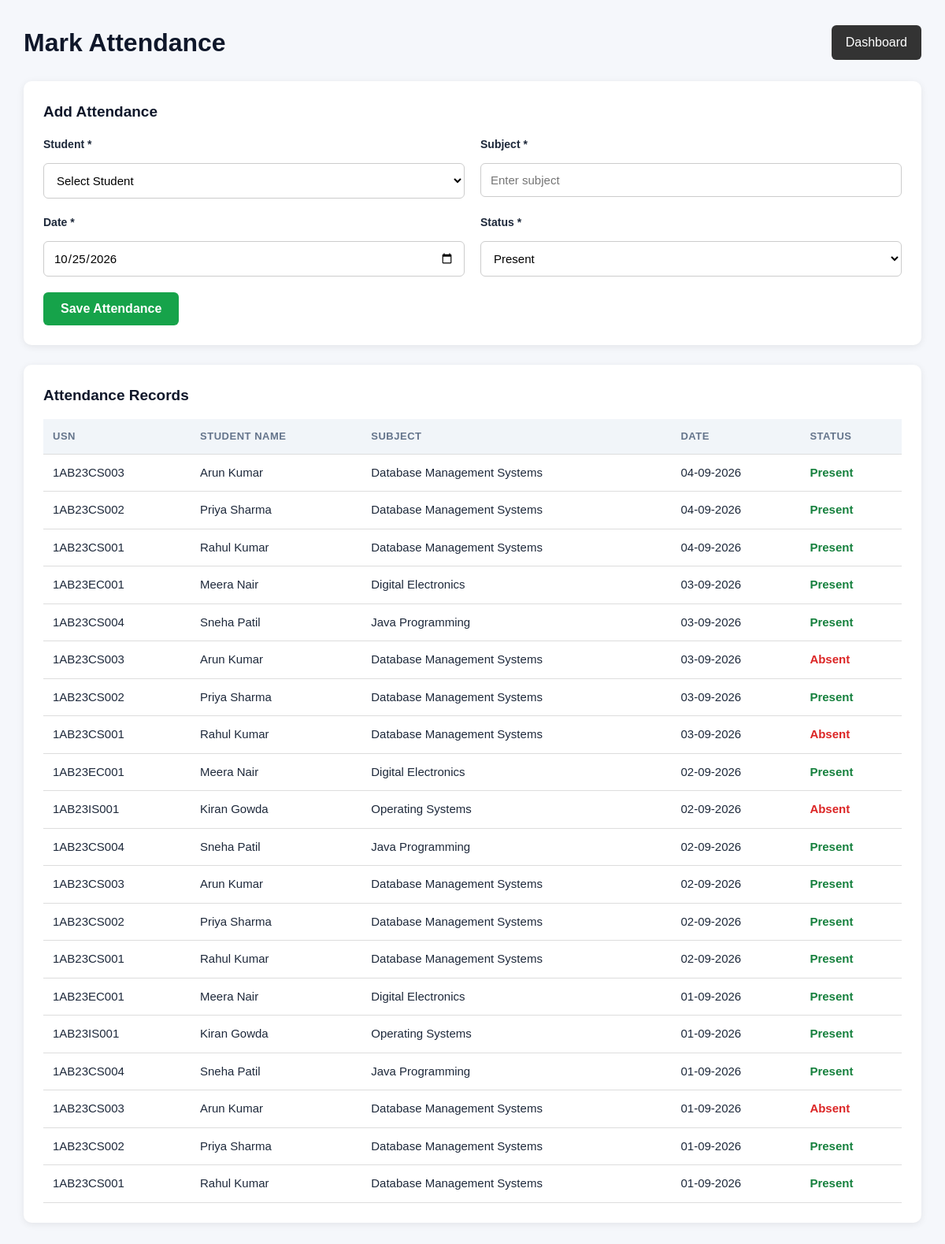
Page /attendance.php (signed in) on the committed database.
### tables this page shows
CREATE TABLE attendance (
    id INT AUTO_INCREMENT PRIMARY KEY,
    student_id INT NOT NULL,
    subject VARCHAR(100) NOT NULL,
    attendance_date DATE NOT NULL,
    status ENUM('Present', 'Absent') NOT NULL,
    created_at TIMESTAMP DEFAULT CURRENT_TIMESTAMP,
    CONSTRAINT fk_attendance_student FOREIGN KEY (student_id)
        REFERENCES students (id) ON DELETE CASCADE
);

CREATE TABLE students (
    id INT AUTO_INCREMENT PRIMARY KEY,
    usn VARCHAR(20) NOT NULL UNIQUE,
    full_name VARCHAR(100) NOT NULL,
    dob DATE NOT NULL,
    gender ENUM('Male', 'Female', 'Other') NOT NULL,
    email VARCHAR(120) NOT NULL,
    phone VARCHAR(15) NOT NULL,
    address TEXT NOT NULL,
    department_id INT NOT NULL,
    course_id INT NOT NULL,
    semester TINYINT NOT NULL,
    admission_year INT NOT NULL,
    photo VARCHAR(255) NULL,
    created_at TIMESTAMP DEFAULT CURRENT_TIMESTAMP,
    CONSTRAINT fk_students_department FOREIGN KEY (department_id)
        REFERENCES departments (id) ON DELETE RESTRICT,
    CONSTRAINT fk_students_course FOREIGN KEY (course_id)
        REFERENCES courses (id) ON DELETE RESTRICT
);

### attendance.php (the view, shortened to what this page needs)
<?php
require_once "config/db.php";
$today = date("Y-m-d");
$attendanceRecords = [];
$attendanceQuery = $conn->query(
    "SELECT
        attendance.id,
        attendance.subject,
        attendance.attendance_date,
        attendance.status,
        students.usn,
        students.full_name
     FROM attendance
     INNER JOIN students
        ON attendance.student_id = students.id
     ORDER BY attendance.attendance_date DESC, attendance.id DESC
     LIMIT 100"
);
if ($attendanceQuery) {
    while ($row = $attendanceQuery->fetch_assoc()) {
        $attendanceRecords[] = $row;
    }
}
?>
<!DOCTYPE html>
<html lang="en">
<head>
    <link rel="stylesheet" href="assets/css/style.css">
</head>
<body>
<div class="container">
    <div class="page-header">
        <h1>Mark Attendance</h1>
        <a href="dashboard.php" class="back-btn">
            Dashboard
        </a>
    </div>
    <div class="card">
        <h2>Add Attendance</h2>
        <form method="POST" action="attendance.php">
            <div class="form-grid">
                <div class="form-group">
                    <label for="student_id">
                        Student *
                    </label>
                    <select
                        id="student_id"
                        name="student_id"
                        required
                    >
                        <option value="">
                            Select Student
                        </option>
                    </select>
                </div>
                <div class="form-group">
                    <label for="subject">
                        Subject *
                    </label>
                    <input
                        type="text"
                        id="subject"
                        name="subject"
                        placeholder="Enter subject"
                        required
                        value="<?php
                            echo htmlspecialchars($subject ?? "");
                        ?>"
                    >
                </div>
                <div class="form-group">
                    <label for="attendance_date">
                        Date *
                    </label>
                    <input
                        type="date"
                        id="attendance_date"
                        name="attendance_date"
                        required
                        max="<?php echo $today; ?>"
                        value="<?php
                            echo htmlspecialchars(
                                $attendance_date ?? $today
                            );
                        ?>"
                    >
                </div>
                <div class="form-group">
                    <label for="status">
                        Status *
                    </label>
                    <select
                        id="status"
                        name="status"
                        required
                    >
                        <option
                            value="Present"
                            <?php
                            echo (
                                ($status ?? "Present") === "Present"
                                ? "selected"
                                : ""
                            );
                            ?>
                        >
                            Present
                        </option>
                    </select>
                </div>
                <div class="full-width">
                    <button
                        type="submit"
                        class="btn"
                    >
                        Save Attendance
                    </button>
                </div>
            </div>
        </form>
    </div>
    <div class="card">
        <h2>Attendance Records</h2>
        <div class="table-wrapper">
            <table>
                <thead>
                    <tr>
                        <th>USN</th>
                        <th>Student Name</th>
                        <th>Subject</th>
                        <th>Date</th>
                        <th>Status</th>
                    </tr>
                </thead>
                <tbody>
                <?php if (count($attendanceRecords) > 0): ?>
                    <?php foreach ($attendanceRecords as $record): ?>
                        <tr>
                            <td>
                                <?php
                                echo htmlspecialchars($record["usn"]);
                                ?>
                            </td>
                            <td>
                                <?php
                                echo htmlspecialchars($record["full_name"]);
                                ?>
                            </td>
                            <td>
                                <?php
                                echo htmlspecialchars($record["subject"]);
                                ?>
                            </td>
                            <td>
                                <?php
                                echo htmlspecialchars(
                                    date(
                                        "d-m-Y",
                                        strtotime($record["attendance_date"])
                                    )
                                );
                                ?>
                            </td>
                            <td>
                                <?php if ($record["status"] === "Present"): ?>
                                    <span class="present">
                                        Present
                                    </span>
                                <?php else: ?>
                                    <span class="absent">
                                        Absent
                                    </span>
                                <?php endif; ?>
                            </td>
                        </tr>
                    <?php endforeach; ?>
                <?php endif; ?>
                </tbody>
            </table>
        </div>
    </div>
</div>
</body>
</html>

### assets/css/style.css (style rules this page uses)
:root { --primary: #2563eb; --primary-dark: #1d4ed8; --success: #16a34a; --danger: #dc2626; --warning: #d97706; --dark: #0f172a; --sidebar: #0f172a; --text: #1e293b; --muted: #64748b; --border: #e2e8f0; --background: #f1f5f9; --card: #ffffff; --radius: 12px; --shadow: 0 4px 16px rgba(15, 23, 42, 0.08); }
* { box-sizing: border-box; margin: 0; padding: 0; }
body { font-family: "Segoe UI", Roboto, Arial, sans-serif; background: var(--background); color: var(--text); line-height: 1.5; min-height: 100vh; }
a { color: var(--primary); text-decoration: none; }
h1, h2, h3 { color: var(--dark); }
.page-header { display: flex; justify-content: space-between; align-items: center; flex-wrap: wrap; gap: 12px; margin-bottom: 20px; }
.card { background: var(--card); border-radius: var(--radius); box-shadow: var(--shadow); padding: 24px; margin-bottom: 24px; }
.card h2 { font-size: 19px; margin-bottom: 16px; }
.btn { display: inline-block; border: none; border-radius: 8px; padding: 10px 18px; font-size: 15px; font-weight: 600; cursor: pointer; color: #fff; background: var(--primary); transition: background 0.2s, transform 0.1s; text-align: center; }
.form-grid { display: grid; grid-template-columns: repeat(auto-fit, minmax(240px, 1fr)); gap: 18px; }
.form-group { display: flex; flex-direction: column; gap: 6px; }
.form-group label { font-weight: 600; font-size: 14px; }
.form-group input, .form-group select, .form-group textarea { padding: 11px 13px; border: 1px solid #cbd5e1; border-radius: 8px; font-size: 15px; font-family: inherit; background: #fff; width: 100%; }
.table-wrapper { overflow-x: auto; }
table { width: 100%; border-collapse: collapse; font-size: 15px; }
th, td { padding: 12px 14px; text-align: left; border-bottom: 1px solid var(--border); vertical-align: middle; }
th { background: #f8fafc; color: var(--muted); font-size: 13px; text-transform: uppercase; letter-spacing: 0.04em; }

### attendance.php (style rules this page uses)
body { margin: 0; font-family: Arial, sans-serif; background: #f5f7fb; }
.container { width: 95%; max-width: 1200px; margin: 30px auto; }
.page-header { display: flex; justify-content: space-between; align-items: center; margin-bottom: 25px; }
.page-header h1 { margin: 0; }
.back-btn { text-decoration: none; background: #333; color: white; padding: 10px 18px; border-radius: 6px; }
.card { background: white; padding: 25px; border-radius: 10px; box-shadow: 0 2px 10px rgba(0,0,0,0.08); margin-bottom: 25px; }
.card h2 { margin-top: 0; }
.form-grid { display: grid; grid-template-columns: repeat(2, 1fr); gap: 20px; }
.form-group { display: flex; flex-direction: column; }
.form-group label { margin-bottom: 7px; font-weight: bold; }
.form-group input, .form-group select { padding: 12px; border: 1px solid #ccc; border-radius: 6px; font-size: 15px; }
.full-width { grid-column: 1 / -1; }
.btn { border: none; background: #16a34a; color: white; padding: 12px 22px; border-radius: 6px; font-size: 16px; cursor: pointer; }
.table-wrapper { overflow-x: auto; }
table { width: 100%; border-collapse: collapse; }
th, td { padding: 12px; border-bottom: 1px solid #ddd; text-align: left; }
th { background: #f1f5f9; }
.present { color: #15803d; font-weight: bold; }
.absent { color: #dc2626; font-weight: bold; }

### rows in the picture
attendance: student.usn "1AB23CS003", student.full_name "Arun Kumar", subject "Database Management Systems", attendance_date "04-09-2026", status "Present"
attendance: student.usn "1AB23CS002", student.full_name "Priya Sharma", subject "Database Management Systems", attendance_date "04-09-2026", status "Present"
attendance: student.usn "1AB23CS001", student.full_name "Rahul Kumar", subject "Database Management Systems", attendance_date "04-09-2026", status "Present"
attendance: student.usn "1AB23EC001", student.full_name "Meera Nair", subject "Digital Electronics", attendance_date "03-09-2026", status "Present"
attendance: student.usn "1AB23CS004", student.full_name "Sneha Patil", subject "Java Programming", attendance_date "03-09-2026", status "Present"
attendance: student.usn "1AB23CS003", student.full_name "Arun Kumar", subject "Database Management Systems", attendance_date "03-09-2026", status "Absent"
attendance: student.usn "1AB23CS002", student.full_name "Priya Sharma", subject "Database Management Systems", attendance_date "03-09-2026", status "Present"
attendance: student.usn "1AB23CS001", student.full_name "Rahul Kumar", subject "Database Management Systems", attendance_date "03-09-2026", status "Absent"
attendance: student.usn "1AB23EC001", student.full_name "Meera Nair", subject "Digital Electronics", attendance_date "02-09-2026", status "Present"
attendance: student.usn "1AB23IS001", student.full_name "Kiran Gowda", subject "Operating Systems", attendance_date "02-09-2026", status "Absent"
attendance: student.usn "1AB23CS004", student.full_name "Sneha Patil", subject "Java Programming", attendance_date "02-09-2026", status "Present"
attendance: student.usn "1AB23CS003", student.full_name "Arun Kumar", subject "Database Management Systems", attendance_date "02-09-2026", status "Present"
attendance: student.usn "1AB23CS002", student.full_name "Priya Sharma", subject "Database Management Systems", attendance_date "02-09-2026", status "Present"
attendance: student.usn "1AB23CS001", student.full_name "Rahul Kumar", subject "Database Management Systems", attendance_date "02-09-2026", status "Present"
attendance: student.usn "1AB23EC001", student.full_name "Meera Nair", subject "Digital Electronics", attendance_date "01-09-2026", status "Present"
attendance: student.usn "1AB23IS001", student.full_name "Kiran Gowda", subject "Operating Systems", attendance_date "01-09-2026", status "Present"
attendance: student.usn "1AB23CS004", student.full_name "Sneha Patil", subject "Java Programming", attendance_date "01-09-2026", status "Present"
attendance: student.usn "1AB23CS003", student.full_name "Arun Kumar", subject "Database Management Systems", attendance_date "01-09-2026", status "Absent"
attendance: student.usn "1AB23CS002", student.full_name "Priya Sharma", subject "Database Management Systems", attendance_date "01-09-2026", status "Present"
attendance: student.usn "1AB23CS001", student.full_name "Rahul Kumar", subject "Database Management Systems", attendance_date "01-09-2026", status "Present"
